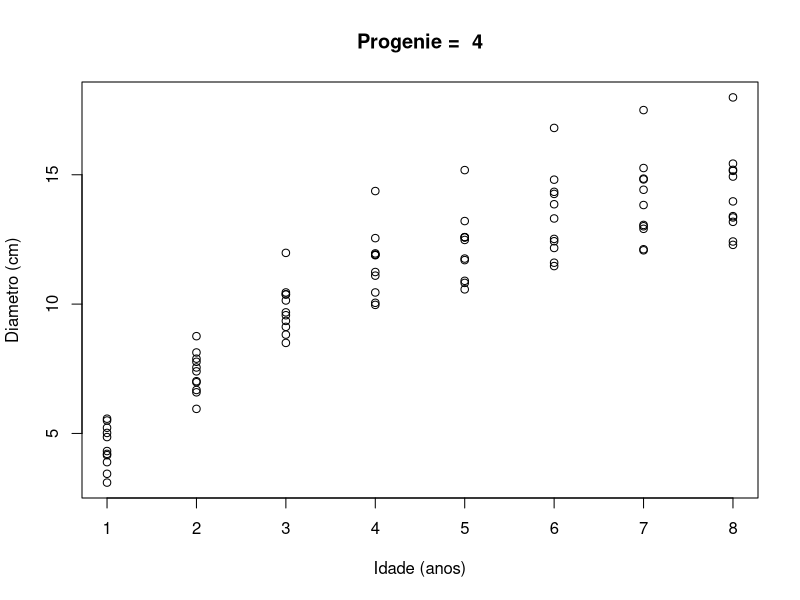
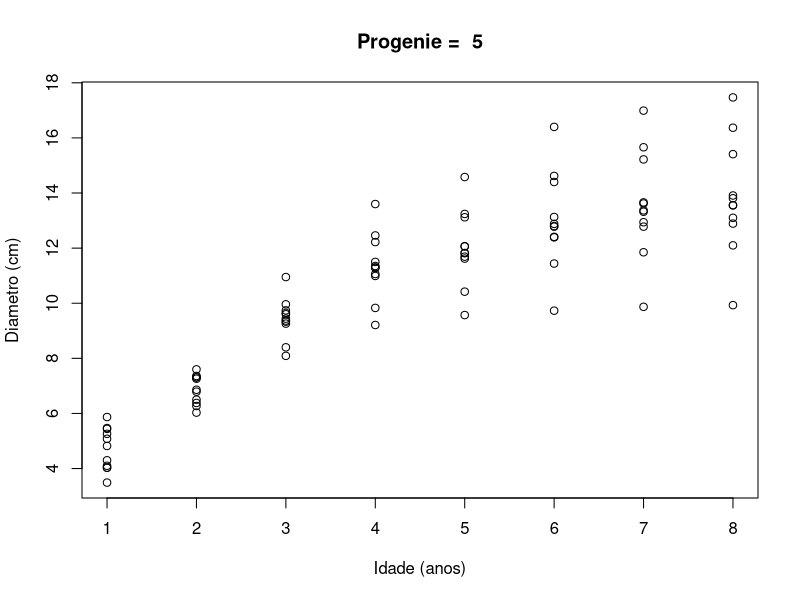
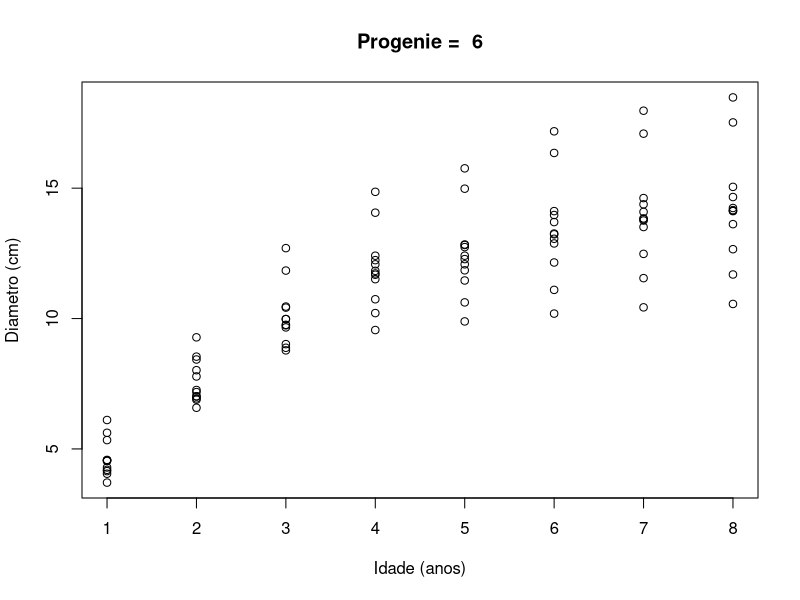
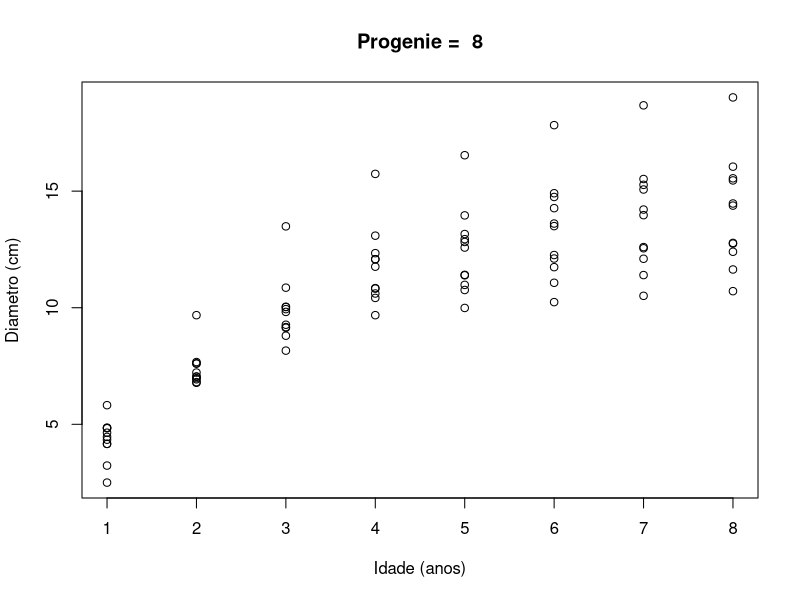
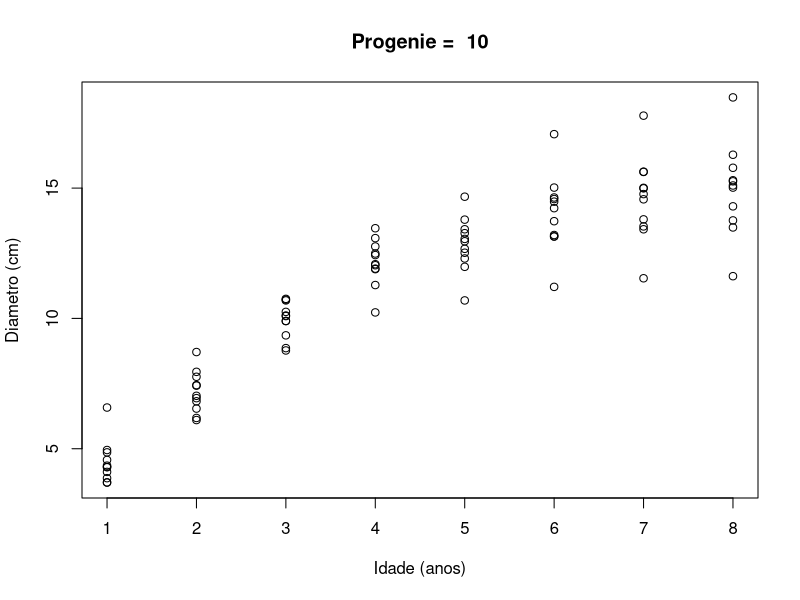
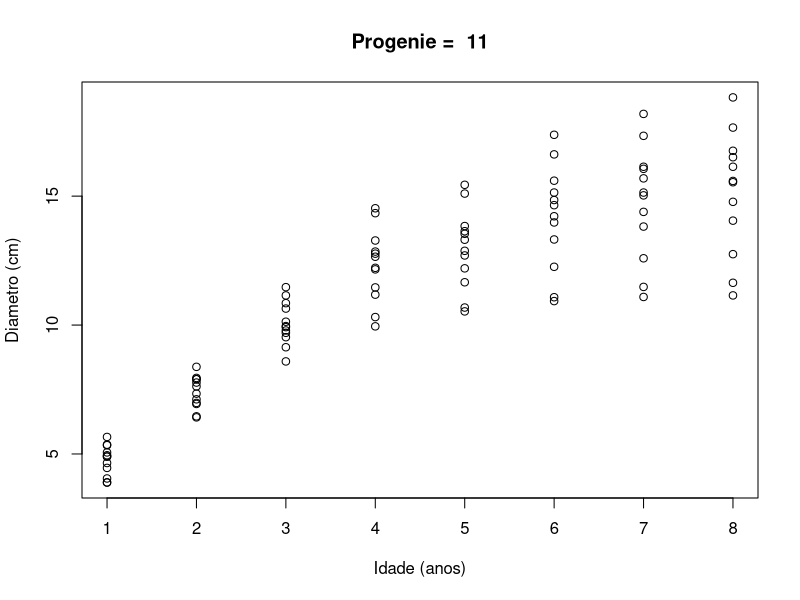
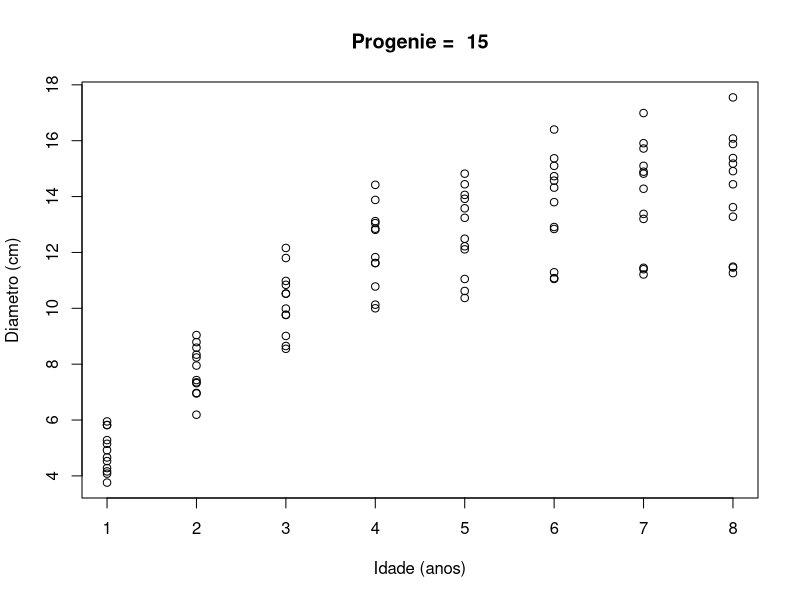
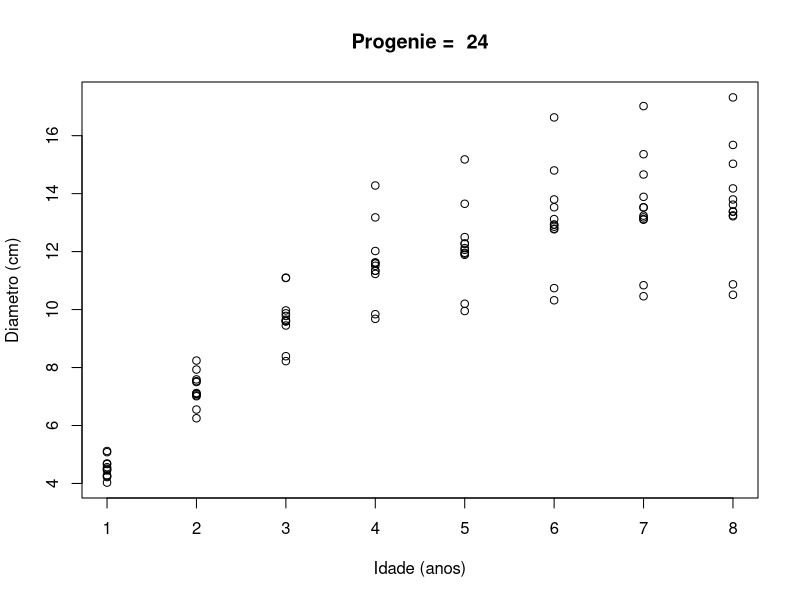

Recreate these plots in R, in order.
#--------------------------------------------------------------------------------------------------
# Looping FOR
#
# Gorgens, Eric Bastos
# Department of Forest Sciences
# University of Sao Paulo
# Piracicaba, Brazil
# gorgens (at) usp.br
##--------------------------------------------------------------------------------------------------


# O objetivo do looping é repetir uma determinada tarefa até que o objetico seja atingido

# Importando os dados
nonlinear = read.csv("NonLinear.csv", sep=",", header=TRUE)
head(nonlinear)
summary(nonlinear)

# Definindo lista de progênies que irão participar da análise
lista = c(4,5,6,8,10,11,15,24,25,27,34,35,38,41,43,46,47,48,49,52,59,63,66,73,76,81)

# Criando um gráfico para cada progênie listada acima
for (i in lista) {
  temp = subset(nonlinear, progenie==i)
  plot(temp$idade, temp$diametro, main = paste("Progenie = ",i), xlab = "Idade (anos)", ylab = "Diametro (cm)")
}
